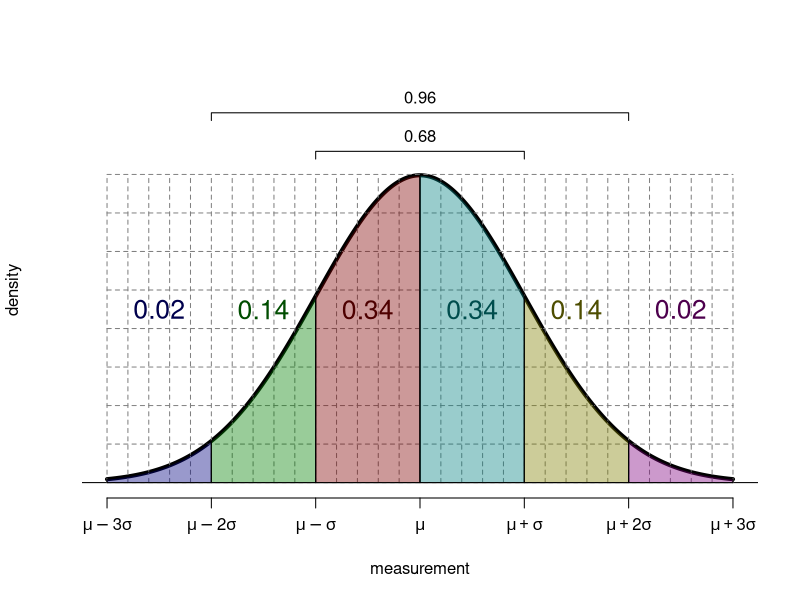
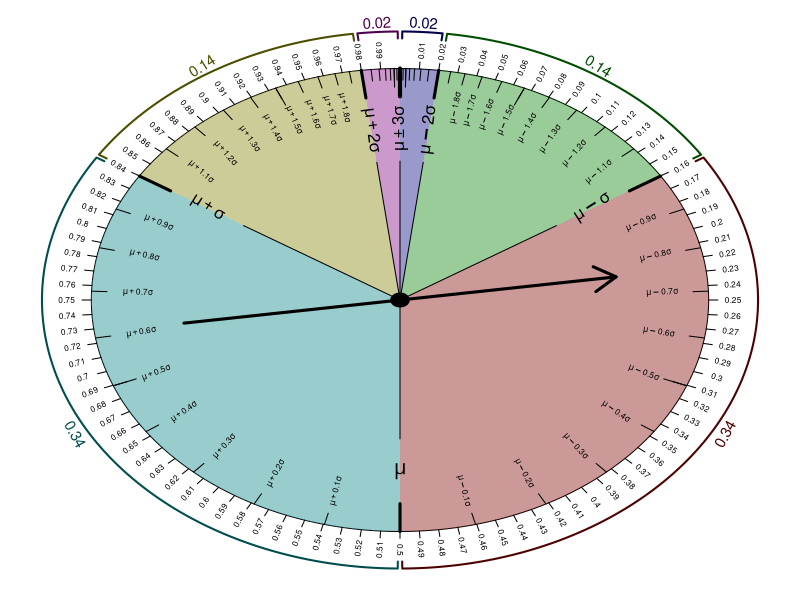
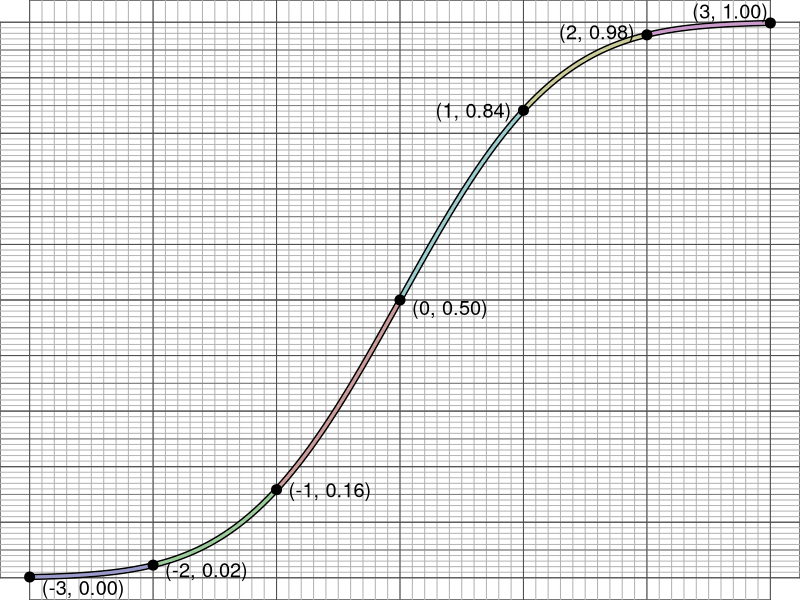
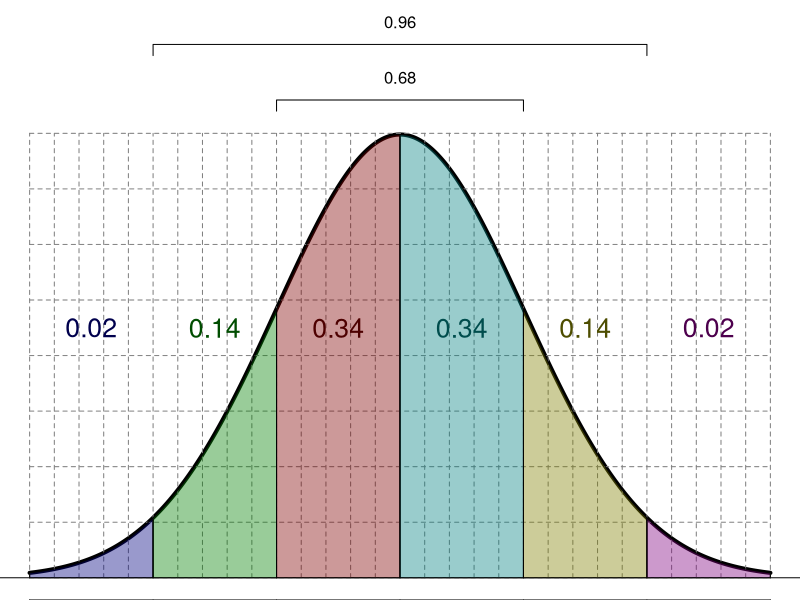
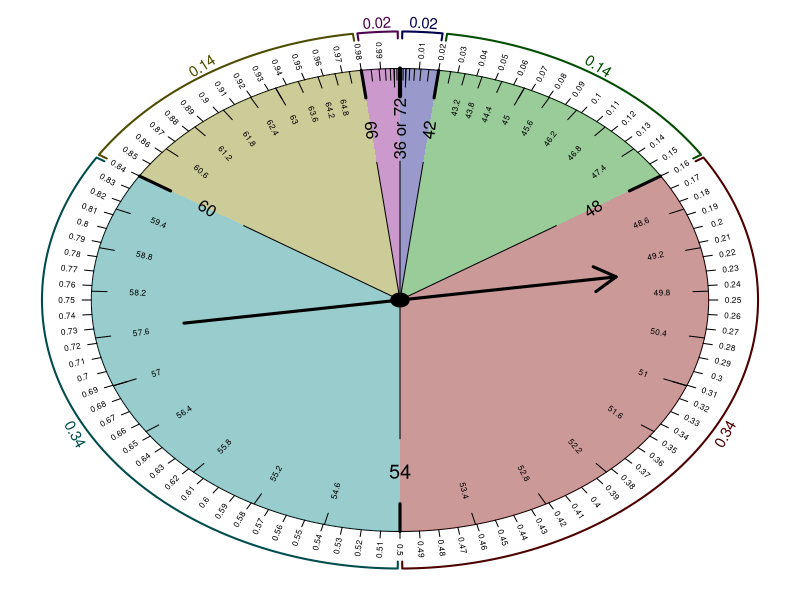
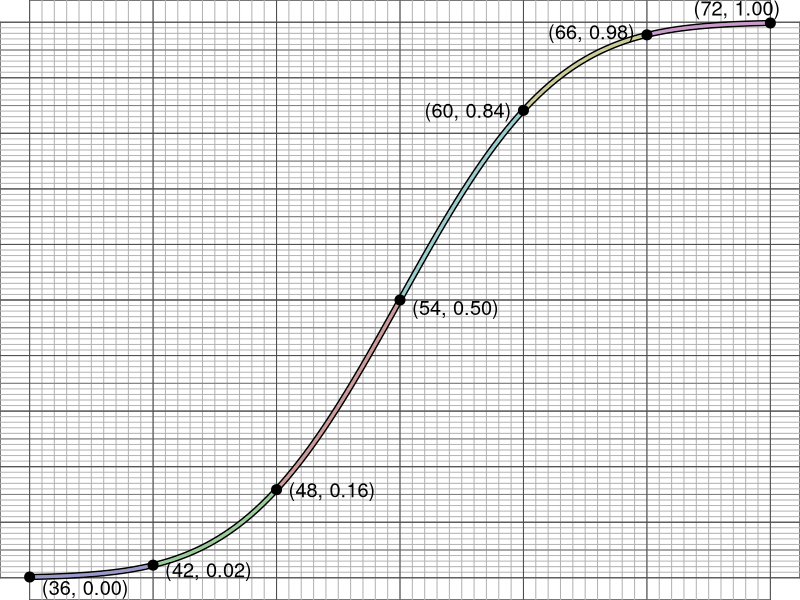
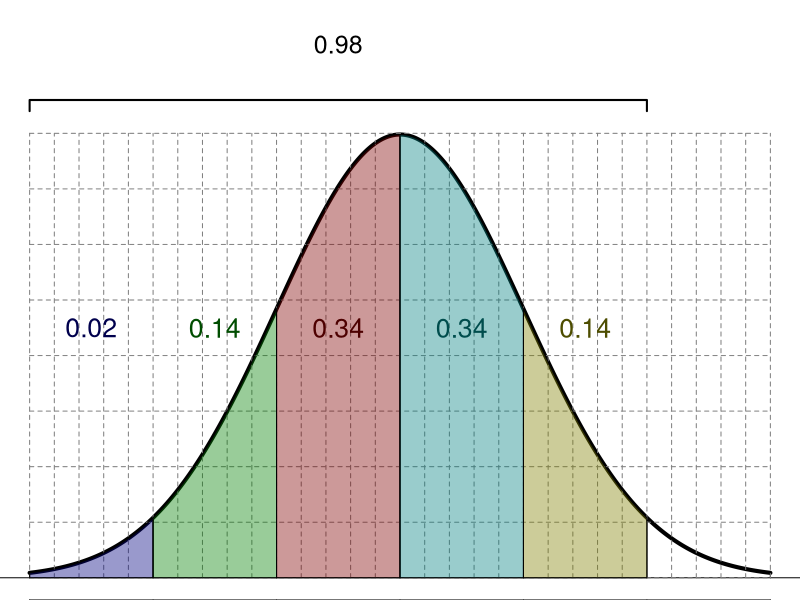
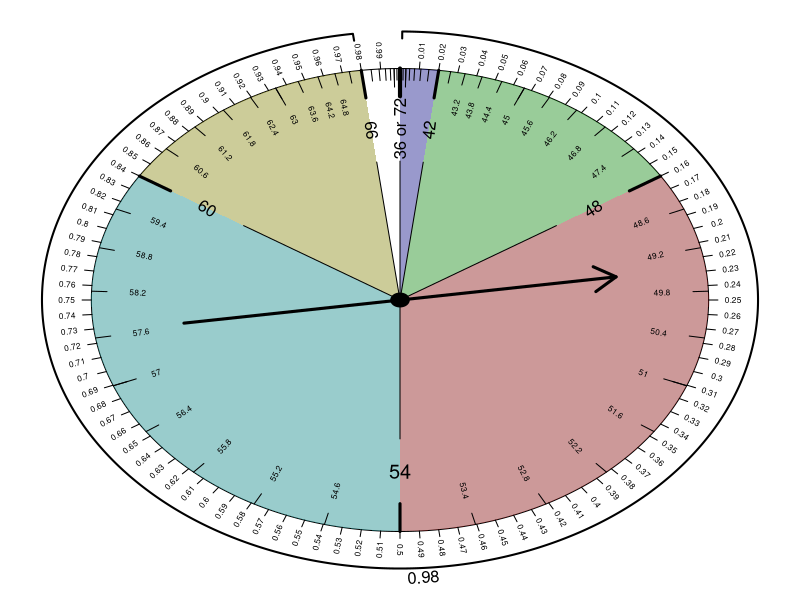

Source code (R) for these figures, in order:
## ---- chunk 1
zs = -3:3
ps = round(pnorm(zs),2)
mu = sample(30:70,1)
sig = sample(2:10,1)
zc = sample(-2:2,6,T)
zc[c(3,6)] = sample(1:2,2)
zc[c(1:2,4:5)] = sample(-2:2,4)
L = ps[zc+4]
R = 1-ps[zc+4]
C = 1-2*(1-ps[abs(zc)+4])

x = mu+sig*zc
## ---- chunk 2
z = seq(-3,3,0.01)
yl = seq(0,0.4,0.05)
zl = seq(-3,3,0.2)
plot(z,dnorm(z),type="l",axes=F,ylab="density",xlab="measurement",lwd=4,ylim=c(0,0.5))
axis(1,at=(-3):3,labels=c(expression(mu-3*sigma),expression(mu-2*sigma),expression(mu-sigma),
                          expression(mu),expression(mu+sigma),expression(mu+2*sigma),
                          expression(mu+3*sigma)))
abline(h=0)
for(z in (-3):3){
  lines(c(z,z),c(0,dnorm(z)))
}
for(z in zl){
  lines(c(z,z),c(0,0.4),lty=2,col=rgb(0.5,0.5,0.5))
}
for(y in yl){
  lines(c(-3,3),c(y,y),lty=2,col=rgb(0.5,0.5,0.5))
}
cols = c(rgb(0,0,0.5,0.4),rgb(0,0.5,0,0.4),rgb(0.5,0,0,0.4),rgb(0,0.5,0.5,0.4),rgb(0.5,0.5,0,0.4),rgb(0.5,0,0.5,0.4))
col2 = c(rgb(0,0,0.3),rgb(0,0.3,0),rgb(0.3,0,0),rgb(0,0.3,0.3),rgb(0.3,0.3,0),rgb(0.3,0,0.3))

for(i in (-3):2){
  zz = seq(i,i+1,0.01)
  polygon(c(i,zz,i+1),c(0,dnorm(zz),0),col=cols[i+4])
  text(i+0.5,0.225,round(pnorm(i+1)-pnorm(i),2),col=col2[i+4],cex=1.6)
}

lines(z,dnorm(z),lwd=4)

lines(c(-1,-1,1,1),c(0.42,0.43,0.43,0.42))
text(0,0.45,"0.68")
lines(c(-2,-2,2,2),c(0.47,0.48,0.48,0.47))
text(0,0.50,"0.96")
## ---- chunk 3
par(mar=c(0,0,0,0))
theta=seq(0,2*pi,length.out=1000)
plot(sin(theta),cos(theta),type="l",ann=F,axes=F,xlim=c(-1.2,1.2),ylim=c(-1.2,1.2))

pp = c(0,0.02,0.14,0.34,0.34,0.14,0.02)
pp2 = cumsum(pp)
for(i in 1:6){
  p1 = pp2[i]
  p2 = pp2[i+1]
  p = seq(p1,p2,0.001)
  polygon(c(0,sin(p*2*pi),0),c(0,cos(p*2*pi),0),col=cols[i],lty=0)
}

z = seq(-2,2,1)
y = 1.775*z*pi/6 + 0.1123*tan(z*pi/6) #distort the normal to match the 68-96-100 "rule"
p = pnorm(y)
texts = c(expression(mu-2*sigma),expression(mu-sigma),expression(mu),expression(mu+sigma),expression(mu+2*sigma))
for(i in 1:5){
  lines(c(0.88,1)*sin(2*pi*p[i]),c(0.88,1)*cos(2*pi*p[i]),lw=3)
  lines(c(0,0.6)*sin(2*pi*p[i]),c(0,0.6)*cos(2*pi*p[i]))
  if(i != 3){
  text(0.74*sin(2*pi*p[i]),0.74*cos(2*pi*p[i]),texts[i],srt=-90+(-2*p[i]*180)%%180)
  } else {
    text(0.74*sin(2*pi*p[i]),0.74*cos(2*pi*p[i]),texts[i],cex=1.2)
  }
}

lines(c(0,0),c(0.88,1),lwd=4)
lines(c(0,0),c(0,0.6))
text(0,0.74,expression(mu%+-%3*sigma),srt=90)

z = seq(-3,3,.5)
y = 1.775*z*pi/6 + 0.1123*tan(z*pi/6)
p = pnorm(y)
for(pp in p){
  lines(c(0.92,1)*sin(2*pi*pp),c(0.92,1)*cos(2*pi*pp))
}

z = seq(-3,3,.1)
y = 1.775*z*pi/6 + 0.1123*tan(z*pi/6)
p = pnorm(y)
for(i in 1:length(z)){
  lines(c(0.95,1)*sin(2*pi*p[i]),c(0.95,1)*cos(2*pi*p[i]))
  if(z[i]%%1 != 0 & p[i]<0.5 & p[i]>0.03){
    text(0.85*sin(2*pi*p[i]),0.85*cos(2*pi*p[i]),eval(substitute(expression(mu-zt*sigma),list(zt=abs(z[i])))),cex=0.5,srt=-90+(-2*p[i]*180)%%180)
  }
  if(z[i]%%1 != 0 & p[i]>0.5 & p[i]<0.97){
    text(0.85*sin(2*pi*p[i]),0.85*cos(2*pi*p[i]),eval(substitute(expression(mu+zt*sigma),list(zt=abs(z[i])))),cex=0.5,srt=-90+(-2*p[i]*180)%%180)
  }
}

for(pp in 1:99/100){
  lines(c(1,1.03)*sin(2*pi*pp),c(1,1.03)*cos(2*pi*pp))
  text(1.08*sin(2*pi*pp),1.08*cos(2*pi*pp),pp,cex=0.5,srt=-90+(-2*pp*180)%%180)
}

arrows(-0.7,-0.1,0.7,0.1,lwd=3)
polygon(0.03*sin(theta),0.03*cos(theta),col=rgb(0,0,0))

pp = c(0,0.02,0.14,0.34,0.34,0.14,0.02)
pp2 = cumsum(pp)
for(i in 1:6){
  p = (pp2[i]+pp2[i+1])/2
  text(1.2*sin(p*2*pi),1.2*cos(p*2*pi),pp[i+1],cex=0.9,col=col2[i],srt=-90+(90-2*p*180)%%180)
  a = pp2[i]+0.001
  b = pp2[i+1]-0.001
  p2 = seq(a,b,0.001)
  lines(c(1.13*sin(a*2*pi),1.16*sin(p2*2*pi),1.13*sin(b*2*pi)),
        c(1.13*cos(a*2*pi),1.16*cos(p2*2*pi),1.13*cos(b*2*pi)),
        col=col2[i],lwd=2)
}

## ---- chunk 4
z = seq(-3,3,length.out=1000)
p = pnorm(z)
plot(z,p,type="l",lwd=2,ylab="cumulative proportion",axes=F,ylim=c(0,1))
axis(1,at=seq(-3,3,1))
axis(3,at=seq(-3,3,1))
axis(2,at=seq(0,1,0.1))
axis(4,at=seq(0,1,0.1))
abline(v=seq(-3,3,.1),col=rgb(0.7,0.7,0.7))
abline(h=0:100/100,col=rgb(0.7,0.7,0.7))
abline(h=0:20/20,col=rgb(0.5,0.5,0.5))
abline(h=0:10/10,col=rgb(0.3,0.3,0.3))
abline(v=seq(-3,3,1),col=rgb(0.3,0.3,0.3))
lines(z,pnorm(z),lwd=6)
for(i in 1:6){
  z1 = -4+i
  z2 = -3+i
  z3 = seq(z1,z2,0.001)
  lines(z3,pnorm(z3),col=rgb(1,1,1),lwd=3)
  lines(z3,pnorm(z3),col=cols[i],lwd=3)
}

z = seq(-3,3,1)

adjx = c(0,0,0,0,1,1,0.9)
adjy = c(1.2,0.8,0.5,1,0.5,0.3,-0.3)

for(i in 1:7){
  points(z[i],pnorm(z[i]),pch=20,cex=2)
  text(z[i],pnorm(z[i]),sprintf("  (%d, %.2f)  ",z[i],pp2[i]),adj=c(adjx[i],adjy[i]),cex=1.2)
}

## ---- chunk 5
z = seq(-3,3,0.01)
yl = seq(0,0.4,0.05)
zl = seq(-3,3,0.2)
plot(z,dnorm(z),type="l",axes=F,ylab="density",xlab="measurement",lwd=4,ylim=c(0,0.5))
axis(1,at=(-3):3,labels=mu+(-3):3*sig)
abline(h=0)
for(z in (-3):3){
  lines(c(z,z),c(0,dnorm(z)))
}
for(z in zl){
  lines(c(z,z),c(0,0.4),lty=2,col=rgb(0.5,0.5,0.5))
}
for(y in yl){
  lines(c(-3,3),c(y,y),lty=2,col=rgb(0.5,0.5,0.5))
}
cols = c(rgb(0,0,0.5,0.4),rgb(0,0.5,0,0.4),rgb(0.5,0,0,0.4),rgb(0,0.5,0.5,0.4),rgb(0.5,0.5,0,0.4),rgb(0.5,0,0.5,0.4))
col2 = c(rgb(0,0,0.3),rgb(0,0.3,0),rgb(0.3,0,0),rgb(0,0.3,0.3),rgb(0.3,0.3,0),rgb(0.3,0,0.3))

for(i in (-3):2){
  zz = seq(i,i+1,0.01)
  polygon(c(i,zz,i+1),c(0,dnorm(zz),0),col=cols[i+4])
  text(i+0.5,0.225,round(pnorm(i+1)-pnorm(i),2),col=col2[i+4],cex=1.6)
}

lines(z,dnorm(z),lwd=4)

lines(c(-1,-1,1,1),c(0.42,0.43,0.43,0.42))
text(0,0.45,"0.68")
lines(c(-2,-2,2,2),c(0.47,0.48,0.48,0.47))
text(0,0.50,"0.96")
## ---- chunk 6
par(mar=c(0,0,0,0))
theta=seq(0,2*pi,length.out=1000)
plot(sin(theta),cos(theta),type="l",ann=F,axes=F,xlim=c(-1.2,1.2),ylim=c(-1.2,1.2))

pp = c(0,0.02,0.14,0.34,0.34,0.14,0.02)
pp2 = cumsum(pp)
for(i in 1:6){
  p1 = pp2[i]
  p2 = pp2[i+1]
  p = seq(p1,p2,0.001)
  polygon(c(0,sin(p*2*pi),0),c(0,cos(p*2*pi),0),col=cols[i],lty=0)
}

z = seq(-2,2,1)
y = 1.775*z*pi/6 + 0.1123*tan(z*pi/6) #distort the normal to match the 68-96-100 "rule"
p = pnorm(y)

for(i in 1:5){
  lines(c(0.88,1)*sin(2*pi*p[i]),c(0.88,1)*cos(2*pi*p[i]),lw=3)
  lines(c(0,0.6)*sin(2*pi*p[i]),c(0,0.6)*cos(2*pi*p[i]))
  if(i != 3){
  text(0.74*sin(2*pi*p[i]),0.74*cos(2*pi*p[i]),mu+(i-3)*sig,srt=-90+(-2*p[i]*180)%%180)
  } else {
    text(0.74*sin(2*pi*p[i]),0.74*cos(2*pi*p[i]),mu,cex=1.2)
  }
}

lines(c(0,0),c(0.88,1),lwd=4)
lines(c(0,0),c(0,0.6))
text(0,0.74,sprintf("%d or %d",mu-3*sig,mu+3*sig),srt=90)

z = seq(-3,3,.5)
y = 1.775*z*pi/6 + 0.1123*tan(z*pi/6)
p = pnorm(y)
for(pp in p){
  lines(c(0.92,1)*sin(2*pi*pp),c(0.92,1)*cos(2*pi*pp))
}

z = seq(-3,3,.1)
y = 1.775*z*pi/6 + 0.1123*tan(z*pi/6)
p = pnorm(y)
for(i in 1:length(z)){
  lines(c(0.95,1)*sin(2*pi*p[i]),c(0.95,1)*cos(2*pi*p[i]))
  if(z[i]%%1 != 0 & p[i]<0.5 & p[i]>0.03){
    text(0.85*sin(2*pi*p[i]),0.85*cos(2*pi*p[i]),mu-abs(z[i])*sig,cex=0.5,srt=-90+(-2*p[i]*180)%%180)
  }
  if(z[i]%%1 != 0 & p[i]>0.5 & p[i]<0.97){
    text(0.85*sin(2*pi*p[i]),0.85*cos(2*pi*p[i]),mu+abs(z[i])*sig,cex=0.5,srt=-90+(-2*p[i]*180)%%180)
  }
}

for(pp in 1:99/100){
  lines(c(1,1.03)*sin(2*pi*pp),c(1,1.03)*cos(2*pi*pp))
  text(1.08*sin(2*pi*pp),1.08*cos(2*pi*pp),pp,cex=0.5,srt=-90+(-2*pp*180)%%180)
}

arrows(-0.7,-0.1,0.7,0.1,lwd=3)
polygon(0.03*sin(theta),0.03*cos(theta),col=rgb(0,0,0))

pp = c(0,0.02,0.14,0.34,0.34,0.14,0.02)
pp2 = cumsum(pp)
for(i in 1:6){
  p = (pp2[i]+pp2[i+1])/2
  text(1.2*sin(p*2*pi),1.2*cos(p*2*pi),pp[i+1],cex=0.9,col=col2[i],srt=-90+(90-2*p*180)%%180)
  a = pp2[i]+0.001
  b = pp2[i+1]-0.001
  p2 = seq(a,b,0.001)
  lines(c(1.13*sin(a*2*pi),1.16*sin(p2*2*pi),1.13*sin(b*2*pi)),
        c(1.13*cos(a*2*pi),1.16*cos(p2*2*pi),1.13*cos(b*2*pi)),
        col=col2[i],lwd=2)
}

## ---- chunk 7
z = seq(-3,3,length.out=1000)
p = pnorm(z)
plot(z,p,type="l",lwd=2,ylab="cumulative proportion",xlab="measurement",axes=F,ylim=c(0,1))
axis(1,at=-3:3,labels=mu+(-3):3*sig)
axis(3,at=-3:3,labels=mu+(-3):3*sig)
axis(2,at=seq(0,1,0.1))
axis(4,at=seq(0,1,0.1))
abline(v=seq(-3,3,.1),col=rgb(0.7,0.7,0.7))
abline(h=0:100/100,col=rgb(0.7,0.7,0.7))
abline(h=0:20/20,col=rgb(0.5,0.5,0.5))
abline(h=0:10/10,col=rgb(0.3,0.3,0.3))
abline(v=seq(-3,3,1),col=rgb(0.3,0.3,0.3))
lines(z,pnorm(z),lwd=6)
for(i in 1:6){
  z1 = -4+i
  z2 = -3+i
  z3 = seq(z1,z2,0.001)
  lines(z3,pnorm(z3),col=rgb(1,1,1),lwd=3)
  lines(z3,pnorm(z3),col=cols[i],lwd=3)
}

z = seq(-3,3,1)

adjx = c(0,0,0,0,1,1,0.8)
adjy = c(1.2,0.8,0.5,1,0.5,0.3,-0.5)

for(i in 1:7){
  points(z[i],pnorm(z[i]),pch=20,cex=2)
  text(z[i],pnorm(z[i]),sprintf("  (%d, %.2f)  ",(mu+(-3):3*sig)[i],pp2[i]),adj=c(adjx[i],adjy[i]),cex=1.2)
}

## ---- chunk 8
z = seq(-3,3,0.01)
yl = seq(0,0.4,0.05)
zl = seq(-3,3,0.2)
plot(z,dnorm(z),type="l",axes=F,ylab="density",xlab="measurement",lwd=4,ylim=c(0,0.5))
axis(1,at=(-3):3,labels=mu+(-3):3*sig)
abline(h=0)
for(z in (-3):3){
  lines(c(z,z),c(0,dnorm(z)))
}
for(z in zl){
  lines(c(z,z),c(0,0.4),lty=2,col=rgb(0.5,0.5,0.5))
}
for(y in yl){
  lines(c(-3,3),c(y,y),lty=2,col=rgb(0.5,0.5,0.5))
}
cols = c(rgb(0,0,0.5,0.4),rgb(0,0.5,0,0.4),rgb(0.5,0,0,0.4),rgb(0,0.5,0.5,0.4),rgb(0.5,0.5,0,0.4),rgb(0.5,0,0.5,0.4))
col2 = c(rgb(0,0,0.3),rgb(0,0.3,0),rgb(0.3,0,0),rgb(0,0.3,0.3),rgb(0.3,0.3,0),rgb(0.3,0,0.3))

for(i in (-3):(zc[1]-1)){
  zz = seq(i,i+1,0.01)
  polygon(c(i,zz,i+1),c(0,dnorm(zz),0),col=cols[i+4])
  text(i+0.5,0.225,round(pnorm(i+1)-pnorm(i),2),col=col2[i+4],cex=1.6)
}

lines(z,dnorm(z),lwd=4)

lines(c(-3,-3,zc[1],zc[1]),c(0.42,0.43,0.43,0.42),lwd=2)
text((-3+zc[1])/2,0.48,L[1],cex=1.5)
## ---- chunk 9
par(mar=c(0,0,0,0))
theta=seq(0,2*pi,length.out=1000)
plot(sin(theta),cos(theta),type="l",ann=F,axes=F,xlim=c(-1.2,1.2),ylim=c(-1.2,1.2))

pp = c(0,0.02,0.14,0.34,0.34,0.14,0.02)
pp2 = cumsum(pp)
for(i in 1:(zc[1]+3)){
  p1 = pp2[i]
  p2 = pp2[i+1]
  p = seq(p1,p2,0.001)
  polygon(c(0,sin(p*2*pi),0),c(0,cos(p*2*pi),0),col=cols[i],lty=0)
}

z = seq(-2,2,1)
y = 1.775*z*pi/6 + 0.1123*tan(z*pi/6) #distort the normal to match the 68-96-100 "rule"
p = pnorm(y)

for(i in 1:5){
  lines(c(0.88,1)*sin(2*pi*p[i]),c(0.88,1)*cos(2*pi*p[i]),lw=3)
  lines(c(0,0.6)*sin(2*pi*p[i]),c(0,0.6)*cos(2*pi*p[i]))
  if(i != 3){
  text(0.74*sin(2*pi*p[i]),0.74*cos(2*pi*p[i]),mu+(i-3)*sig,srt=-90+(-2*p[i]*180)%%180)
  } else {
    text(0.74*sin(2*pi*p[i]),0.74*cos(2*pi*p[i]),mu,cex=1.2)
  }
}

lines(c(0,0),c(0.88,1),lwd=4)
lines(c(0,0),c(0,0.6))
text(0,0.74,sprintf("%d or %d",mu-3*sig,mu+3*sig),srt=90)

z = seq(-3,3,.5)
y = 1.775*z*pi/6 + 0.1123*tan(z*pi/6)
p = pnorm(y)
for(pp in p){
  lines(c(0.92,1)*sin(2*pi*pp),c(0.92,1)*cos(2*pi*pp))
}

z = seq(-3,3,.1)
y = 1.775*z*pi/6 + 0.1123*tan(z*pi/6)
p = pnorm(y)
for(i in 1:length(z)){
  lines(c(0.95,1)*sin(2*pi*p[i]),c(0.95,1)*cos(2*pi*p[i]))
  if(z[i]%%1 != 0 & p[i]<0.5 & p[i]>0.03){
    text(0.85*sin(2*pi*p[i]),0.85*cos(2*pi*p[i]),mu-abs(z[i])*sig,cex=0.5,srt=-90+(-2*p[i]*180)%%180)
  }
  if(z[i]%%1 != 0 & p[i]>0.5 & p[i]<0.97){
    text(0.85*sin(2*pi*p[i]),0.85*cos(2*pi*p[i]),mu+abs(z[i])*sig,cex=0.5,srt=-90+(-2*p[i]*180)%%180)
  }
}

for(pp in 1:99/100){
  lines(c(1,1.03)*sin(2*pi*pp),c(1,1.03)*cos(2*pi*pp))
  text(1.08*sin(2*pi*pp),1.08*cos(2*pi*pp),pp,cex=0.5,srt=-90+(-2*pp*180)%%180)
}

arrows(-0.7,-0.1,0.7,0.1,lwd=3)
polygon(0.03*sin(theta),0.03*cos(theta),col=rgb(0,0,0))

pp = c(0,0.02,0.14,0.34,0.34,0.14,0.02)
pp2 = cumsum(pp)
p = L[1]/2
text(1.2*sin(p*2*pi),1.2*cos(p*2*pi),L[1],cex=1,srt=-90+(90-2*p*180)%%180)
a = 0+0.001
b = L[1]-0.001
p2 = seq(a,b,0.001)
lines(c(1.13*sin(a*2*pi),1.16*sin(p2*2*pi),1.13*sin(b*2*pi)),
      c(1.13*cos(a*2*pi),1.16*cos(p2*2*pi),1.13*cos(b*2*pi)),lwd=2)
## ---- chunk 10
z = seq(-3,3,length.out=1000)
p = pnorm(z)
plot(z,p,type="l",lwd=2,ylab="cumulative proportion",xlab="measurement",axes=F,ylim=c(0,1),xlim=c(-3.8,3.8))
axis(1,at=-3:3,labels=mu+(-3):3*sig)
axis(3,at=-3:3,labels=mu+(-3):3*sig)
axis(2,at=seq(0,1,0.1))
axis(4,at=seq(0,1,0.1))
abline(v=seq(-3,3,.1),col=rgb(0.7,0.7,0.7))
abline(h=0:100/100,col=rgb(0.7,0.7,0.7))
abline(h=0:20/20,col=rgb(0.5,0.5,0.5))
abline(h=0:10/10,col=rgb(0.3,0.3,0.3))
abline(v=seq(-3,3,1),col=rgb(0.3,0.3,0.3))
lines(z,pnorm(z),lwd=6)
for(i in 1:6){
  z1 = -4+i
  z2 = -3+i
  z3 = seq(z1,z2,0.001)
  lines(z3,pnorm(z3),col=rgb(1,1,1),lwd=3)
  lines(z3,pnorm(z3),col=cols[i],lwd=3)
}

z = seq(-3,3,1)

adjx = c(0,0,0,0,1,1,0.8)
adjy = c(1.2,0.8,0.5,1,0.5,0.3,-0.5)

for(i in 1:7){
  points(z[i],pnorm(z[i]),pch=20,cex=2)
}

lines(-c(3.2,3.4,3.3,3.3,3.2,3.4),c(rep(0,3),rep(L[1],3)),col=rgb(0,0.3,0),lwd=3)
lines(c(3.2,3.4,3.3,3.3,3.2,3.4),c(rep(0,3),rep(L[1],3)),col=rgb(0,0.3,0),lwd=3)
text(-3.7,L[1]/2,L[1],col=rgb(0,0.3,0),cex=0.8)
text(3.7,L[1]/2,L[1],col=rgb(0,0.3,0),cex=0.8)
lines(c(rep(-3,3),rep(zc[1],3)),-c(0.01,0.03,0.02,0.02,0.01,0.03),col=rgb(0,0.3,0),lwd=3)
lines(c(rep(-3,3),rep(zc[1],3)),c(1.01,1.03,1.02,1.02,1.01,1.03),col=rgb(0,0.3,0),lwd=3)
points(zc[1],pnorm(zc[1]),pch=20)
text(zc[1],pnorm(zc[1]),sprintf("  (%d, %.2f)  ",mu+zc[1]*sig,L[1]),adj=1*(L[1]>0.5))

## ---- chunk 11
z = seq(-3,3,0.01)
yl = seq(0,0.4,0.05)
zl = seq(-3,3,0.2)
plot(z,dnorm(z),type="l",axes=F,ylab="density",xlab="measurement",lwd=4,ylim=c(0,0.5))
axis(1,at=(-3):3,labels=mu+(-3):3*sig)
abline(h=0)
for(z in (-3):3){
  lines(c(z,z),c(0,dnorm(z)))
}
for(z in zl){
  lines(c(z,z),c(0,0.4),lty=2,col=rgb(0.5,0.5,0.5))
}
for(y in yl){
  lines(c(-3,3),c(y,y),lty=2,col=rgb(0.5,0.5,0.5))
}
cols = c(rgb(0,0,0.5,0.4),rgb(0,0.5,0,0.4),rgb(0.5,0,0,0.4),rgb(0,0.5,0.5,0.4),rgb(0.5,0.5,0,0.4),rgb(0.5,0,0.5,0.4))
col2 = c(rgb(0,0,0.3),rgb(0,0.3,0),rgb(0.3,0,0),rgb(0,0.3,0.3),rgb(0.3,0.3,0),rgb(0.3,0,0.3))

for(i in (zc[2]):2){
  zz = seq(i,i+1,0.01)
  polygon(c(i,zz,i+1),c(0,dnorm(zz),0),col=cols[i+4])
  text(i+0.5,0.225,round(pnorm(i+1)-pnorm(i),2),col=col2[i+4],cex=1.6)
}

lines(z,dnorm(z),lwd=4)

lines(c(zc[2],zc[2],3,3),c(0.42,0.43,0.43,0.42),lwd=2)
text((3+zc[2])/2,0.48,R[2],cex=1.5)
## ---- chunk 12
par(mar=c(0,0,0,0))
theta=seq(0,2*pi,length.out=1000)
plot(sin(theta),cos(theta),type="l",ann=F,axes=F,xlim=c(-1.2,1.2),ylim=c(-1.2,1.2))

pp = c(0,0.02,0.14,0.34,0.34,0.14,0.02)
pp2 = cumsum(pp)
for(i in (zc[2]+4):6){
  p1 = pp2[i]
  p2 = pp2[i+1]
  p = seq(p1,p2,0.001)
  polygon(c(0,sin(p*2*pi),0),c(0,cos(p*2*pi),0),col=cols[i],lty=0)
}

z = seq(-2,2,1)
y = 1.775*z*pi/6 + 0.1123*tan(z*pi/6) #distort the normal to match the 68-96-100 "rule"
p = pnorm(y)

for(i in 1:5){
  lines(c(0.88,1)*sin(2*pi*p[i]),c(0.88,1)*cos(2*pi*p[i]),lw=3)
  lines(c(0,0.6)*sin(2*pi*p[i]),c(0,0.6)*cos(2*pi*p[i]))
  if(i != 3){
  text(0.74*sin(2*pi*p[i]),0.74*cos(2*pi*p[i]),mu+(i-3)*sig,srt=-90+(-2*p[i]*180)%%180)
  } else {
    text(0.74*sin(2*pi*p[i]),0.74*cos(2*pi*p[i]),mu,cex=1.2)
  }
}

lines(c(0,0),c(0.88,1),lwd=4)
lines(c(0,0),c(0,0.6))
text(0,0.74,sprintf("%d or %d",mu-3*sig,mu+3*sig),srt=90)

z = seq(-3,3,.5)
y = 1.775*z*pi/6 + 0.1123*tan(z*pi/6)
p = pnorm(y)
for(pp in p){
  lines(c(0.92,1)*sin(2*pi*pp),c(0.92,1)*cos(2*pi*pp))
}

z = seq(-3,3,.1)
y = 1.775*z*pi/6 + 0.1123*tan(z*pi/6)
p = pnorm(y)
for(i in 1:length(z)){
  lines(c(0.95,1)*sin(2*pi*p[i]),c(0.95,1)*cos(2*pi*p[i]))
  if(z[i]%%1 != 0 & p[i]<0.5 & p[i]>0.03){
    text(0.85*sin(2*pi*p[i]),0.85*cos(2*pi*p[i]),mu-abs(z[i])*sig,cex=0.5,srt=-90+(-2*p[i]*180)%%180)
  }
  if(z[i]%%1 != 0 & p[i]>0.5 & p[i]<0.97){
    text(0.85*sin(2*pi*p[i]),0.85*cos(2*pi*p[i]),mu+abs(z[i])*sig,cex=0.5,srt=-90+(-2*p[i]*180)%%180)
  }
}

for(pp in 1:99/100){
  lines(c(1,1.03)*sin(2*pi*pp),c(1,1.03)*cos(2*pi*pp))
  text(1.08*sin(2*pi*pp),1.08*cos(2*pi*pp),pp,cex=0.5,srt=-90+(-2*pp*180)%%180)
}

arrows(-0.7,-0.1,0.7,0.1,lwd=3)
polygon(0.03*sin(theta),0.03*cos(theta),col=rgb(0,0,0))

pp = c(0,0.02,0.14,0.34,0.34,0.14,0.02)
pp2 = cumsum(pp)
p = 1-R[2]/2
text(1.2*sin(p*2*pi),1.2*cos(p*2*pi),R[2],cex=1,srt=-90+(90-2*p*180)%%180)
a = 1-R[2]+0.001
b = 1-0.001
p2 = seq(a,b,0.001)
lines(c(1.13*sin(a*2*pi),1.16*sin(p2*2*pi),1.13*sin(b*2*pi)),
      c(1.13*cos(a*2*pi),1.16*cos(p2*2*pi),1.13*cos(b*2*pi)),lwd=2)
## ---- chunk 13
z = seq(-3,3,length.out=1000)
p = pnorm(z)
plot(z,p,type="l",lwd=2,ylab="cumulative proportion",xlab="measurement",axes=F,ylim=c(0,1),xlim=c(-3.8,3.8))
axis(1,at=-3:3,labels=mu+(-3):3*sig)
axis(3,at=-3:3,labels=mu+(-3):3*sig)
axis(2,at=seq(0,1,0.1))
axis(4,at=seq(0,1,0.1))
abline(v=seq(-3,3,.1),col=rgb(0.7,0.7,0.7))
abline(h=0:100/100,col=rgb(0.7,0.7,0.7))
abline(h=0:20/20,col=rgb(0.5,0.5,0.5))
abline(h=0:10/10,col=rgb(0.3,0.3,0.3))
abline(v=seq(-3,3,1),col=rgb(0.3,0.3,0.3))
lines(z,pnorm(z),lwd=6)
for(i in 1:6){
  z1 = -4+i
  z2 = -3+i
  z3 = seq(z1,z2,0.001)
  lines(z3,pnorm(z3),col=rgb(1,1,1),lwd=3)
  lines(z3,pnorm(z3),col=cols[i],lwd=3)
}

z = seq(-3,3,1)

adjx = c(0,0,0,0,1,1,0.8)
adjy = c(1.2,0.8,0.5,1,0.5,0.3,-0.5)

for(i in 1:7){
  points(z[i],pnorm(z[i]),pch=20,cex=2)
}

lines(-c(3.2,3.4,3.3,3.3,3.2,3.4),c(rep(L[2],3),rep(1,3)),col=rgb(0,0.3,0),lwd=3)
lines(c(3.2,3.4,3.3,3.3,3.2,3.4),c(rep(L[2],3),rep(1,3)),col=rgb(0,0.3,0),lwd=3)
text(-3.7,1-R[2]/2,R[2],col=rgb(0,0.3,0),cex=0.8)
text(3.7,1-R[2]/2,R[2],col=rgb(0,0.3,0),cex=0.8)
lines(c(rep(zc[2],3),rep(3,3)),-c(0.01,0.03,0.02,0.02,0.01,0.03),col=rgb(0,0.3,0),lwd=3)
lines(c(rep(zc[2],3),rep(3,3)),c(1.01,1.03,1.02,1.02,1.01,1.03),col=rgb(0,0.3,0),lwd=3)
points(zc[2],pnorm(zc[2]),pch=20)
text(zc[2],pnorm(zc[2]),sprintf("  (%d, %.2f)  ",mu+zc[2]*sig,L[2]),adj=1*(L[2]>0.5))

## ---- chunk 14
z = seq(-3,3,0.01)
yl = seq(0,0.4,0.05)
zl = seq(-3,3,0.2)
plot(z,dnorm(z),type="l",axes=F,ylab="density",xlab="measurement",lwd=4,ylim=c(0,0.5))
axis(1,at=(-3):3,labels=mu+(-3):3*sig)
abline(h=0)
for(z in (-3):3){
  lines(c(z,z),c(0,dnorm(z)))
}
for(z in zl){
  lines(c(z,z),c(0,0.4),lty=2,col=rgb(0.5,0.5,0.5))
}
for(y in yl){
  lines(c(-3,3),c(y,y),lty=2,col=rgb(0.5,0.5,0.5))
}
cols = c(rgb(0,0,0.5,0.4),rgb(0,0.5,0,0.4),rgb(0.5,0,0,0.4),rgb(0,0.5,0.5,0.4),rgb(0.5,0.5,0,0.4),rgb(0.5,0,0.5,0.4))
col2 = c(rgb(0,0,0.3),rgb(0,0.3,0),rgb(0.3,0,0),rgb(0,0.3,0.3),rgb(0.3,0.3,0),rgb(0.3,0,0.3))

for(i in (-zc[3]):(zc[3]-1)){
  zz = seq(i,i+1,0.01)
  polygon(c(i,zz,i+1),c(0,dnorm(zz),0),col=cols[i+4])
  text(i+0.5,0.225,round(pnorm(i+1)-pnorm(i),2),col=col2[i+4],cex=1.6)
}

lines(z,dnorm(z),lwd=4)

lines(c(-zc[3],-zc[3],zc[3],zc[3]),c(0.42,0.43,0.43,0.42),lwd=2)
text(0,0.48,C[3],cex=1.5)
## ---- chunk 15
par(mar=c(0,0,0,0))
theta=seq(0,2*pi,length.out=1000)
plot(sin(theta),cos(theta),type="l",ann=F,axes=F,xlim=c(-1.2,1.2),ylim=c(-1.2,1.2))

pp = c(0,0.02,0.14,0.34,0.34,0.14,0.02)
pp2 = cumsum(pp)
for(i in (-zc[3]+4):(zc[3]+3)){
  p1 = pp2[i]
  p2 = pp2[i+1]
  p = seq(p1,p2,0.001)
  polygon(c(0,sin(p*2*pi),0),c(0,cos(p*2*pi),0),col=cols[i],lty=0)
}

z = seq(-2,2,1)
y = 1.775*z*pi/6 + 0.1123*tan(z*pi/6) #distort the normal to match the 68-96-100 "rule"
p = pnorm(y)

for(i in 1:5){
  lines(c(0.88,1)*sin(2*pi*p[i]),c(0.88,1)*cos(2*pi*p[i]),lw=3)
  lines(c(0,0.6)*sin(2*pi*p[i]),c(0,0.6)*cos(2*pi*p[i]))
  if(i != 3){
  text(0.74*sin(2*pi*p[i]),0.74*cos(2*pi*p[i]),mu+(i-3)*sig,srt=-90+(-2*p[i]*180)%%180)
  } else {
    text(0.74*sin(2*pi*p[i]),0.74*cos(2*pi*p[i]),mu,cex=1.2)
  }
}

lines(c(0,0),c(0.88,1),lwd=4)
lines(c(0,0),c(0,0.6))
text(0,0.74,sprintf("%d or %d",mu-3*sig,mu+3*sig),srt=90)

z = seq(-3,3,.5)
y = 1.775*z*pi/6 + 0.1123*tan(z*pi/6)
p = pnorm(y)
for(pp in p){
  lines(c(0.92,1)*sin(2*pi*pp),c(0.92,1)*cos(2*pi*pp))
}

z = seq(-3,3,.1)
y = 1.775*z*pi/6 + 0.1123*tan(z*pi/6)
p = pnorm(y)
for(i in 1:length(z)){
  lines(c(0.95,1)*sin(2*pi*p[i]),c(0.95,1)*cos(2*pi*p[i]))
  if(z[i]%%1 != 0 & p[i]<0.5 & p[i]>0.03){
    text(0.85*sin(2*pi*p[i]),0.85*cos(2*pi*p[i]),mu-abs(z[i])*sig,cex=0.5,srt=-90+(-2*p[i]*180)%%180)
  }
  if(z[i]%%1 != 0 & p[i]>0.5 & p[i]<0.97){
    text(0.85*sin(2*pi*p[i]),0.85*cos(2*pi*p[i]),mu+abs(z[i])*sig,cex=0.5,srt=-90+(-2*p[i]*180)%%180)
  }
}

for(pp in 1:99/100){
  lines(c(1,1.03)*sin(2*pi*pp),c(1,1.03)*cos(2*pi*pp))
  text(1.08*sin(2*pi*pp),1.08*cos(2*pi*pp),pp,cex=0.5,srt=-90+(-2*pp*180)%%180)
}

arrows(-0.7,-0.1,0.7,0.1,lwd=3)
polygon(0.03*sin(theta),0.03*cos(theta),col=rgb(0,0,0))

pp = c(0,0.02,0.14,0.34,0.34,0.14,0.02)
pp2 = cumsum(pp)
p = 0.5
text(1.2*sin(p*2*pi),1.2*cos(p*2*pi),C[3],cex=1,srt=-90+(90-2*p*180)%%180)
a = 0.5-C[3]/2+0.001
b = 0.5+C[3]/2-0.001
p2 = seq(a,b,0.001)
lines(c(1.13*sin(a*2*pi),1.16*sin(p2*2*pi),1.13*sin(b*2*pi)),
      c(1.13*cos(a*2*pi),1.16*cos(p2*2*pi),1.13*cos(b*2*pi)),lwd=2)
## ---- chunk 16
z = seq(-3,3,length.out=1000)
p = pnorm(z)
plot(z,p,type="l",lwd=2,ylab="cumulative proportion",xlab="measurement",axes=F,ylim=c(0,1),xlim=c(-3.8,3.8))
axis(1,at=-3:3,labels=mu+(-3):3*sig)
axis(3,at=-3:3,labels=mu+(-3):3*sig)
axis(2,at=seq(0,1,0.1))
axis(4,at=seq(0,1,0.1))
abline(v=seq(-3,3,.1),col=rgb(0.7,0.7,0.7))
abline(h=0:100/100,col=rgb(0.7,0.7,0.7))
abline(h=0:20/20,col=rgb(0.5,0.5,0.5))
abline(h=0:10/10,col=rgb(0.3,0.3,0.3))
abline(v=seq(-3,3,1),col=rgb(0.3,0.3,0.3))
lines(z,pnorm(z),lwd=6)
for(i in 1:6){
  z1 = -4+i
  z2 = -3+i
  z3 = seq(z1,z2,0.001)
  lines(z3,pnorm(z3),col=rgb(1,1,1),lwd=3)
  lines(z3,pnorm(z3),col=cols[i],lwd=3)
}

z = seq(-3,3,1)

adjx = c(0,0,0,0,1,1,0.8)
adjy = c(1.2,0.8,0.5,1,0.5,0.3,-0.5)

for(i in 1:7){
  points(z[i],pnorm(z[i]),pch=20,cex=2)
}

lines(-c(3.2,3.4,3.3,3.3,3.2,3.4),c(rep(R[3],3),rep(L[3],3)),col=rgb(0,0.3,0),lwd=3)
lines(c(3.2,3.4,3.3,3.3,3.2,3.4),c(rep(R[3],3),rep(L[3],3)),col=rgb(0,0.3,0),lwd=3)
text(-3.7,0.52,C[3],col=rgb(0,0.3,0),cex=0.9)
text(3.7,0.52,C[3],col=rgb(0,0.3,0),cex=0.9)
lines(c(rep(-zc[3],3),rep(zc[3],3)),-c(0.01,0.03,0.02,0.02,0.01,0.03),col=rgb(0,0.3,0),lwd=3)
lines(c(rep(-zc[3],3),rep(zc[3],3)),c(1.01,1.03,1.02,1.02,1.01,1.03),col=rgb(0,0.3,0),lwd=3)
points(zc[3],pnorm(zc[3]),pch=20)
points(-zc[3],pnorm(-zc[3]),pch=20)
text(-zc[3],-pnorm(zc[3]),sprintf("  (%d, %.2f)  ",mu-zc[3]*sig,R[3]),adj=1*(R[3]>0.5))
text(zc[3],pnorm(zc[3]),sprintf("  (%d, %.2f)  ",mu+zc[3]*sig,L[3]),adj=1*(L[3]>0.5))
## ---- chunk 17
z = seq(-3,3,0.01)
yl = seq(0,0.4,0.05)
zl = seq(-3,3,0.2)
plot(z,dnorm(z),type="l",axes=F,ylab="density",xlab="measurement",lwd=4,ylim=c(0,0.5))
axis(1,at=(-3):3,labels=mu+(-3):3*sig)
abline(h=0)
for(z in (-3):3){
  lines(c(z,z),c(0,dnorm(z)))
}
for(z in zl){
  lines(c(z,z),c(0,0.4),lty=2,col=rgb(0.5,0.5,0.5))
}
for(y in yl){
  lines(c(-3,3),c(y,y),lty=2,col=rgb(0.5,0.5,0.5))
}
cols = c(rgb(0,0,0.5,0.4),rgb(0,0.5,0,0.4),rgb(0.5,0,0,0.4),rgb(0,0.5,0.5,0.4),rgb(0.5,0.5,0,0.4),rgb(0.5,0,0.5,0.4))
col2 = c(rgb(0,0,0.3),rgb(0,0.3,0),rgb(0.3,0,0),rgb(0,0.3,0.3),rgb(0.3,0.3,0),rgb(0.3,0,0.3))

for(i in (-3):(zc[4]-1)){
  zz = seq(i,i+1,0.01)
  polygon(c(i,zz,i+1),c(0,dnorm(zz),0),col=cols[i+4])
  text(i+0.5,0.225,round(pnorm(i+1)-pnorm(i),2),col=col2[i+4],cex=1.6)
}

lines(z,dnorm(z),lwd=4)

lines(c(-3,-3,zc[4],zc[4]),c(0.42,0.43,0.43,0.42),lwd=2)
text((-3+zc[4])/2,0.48,L[4],cex=1.5)
## ---- chunk 18
par(mar=c(0,0,0,0))
theta=seq(0,2*pi,length.out=1000)
plot(sin(theta),cos(theta),type="l",ann=F,axes=F,xlim=c(-1.2,1.2),ylim=c(-1.2,1.2))

pp = c(0,0.02,0.14,0.34,0.34,0.14,0.02)
pp2 = cumsum(pp)
for(i in 1:(zc[4]+3)){
  p1 = pp2[i]
  p2 = pp2[i+1]
  p = seq(p1,p2,0.001)
  polygon(c(0,sin(p*2*pi),0),c(0,cos(p*2*pi),0),col=cols[i],lty=0)
}

z = seq(-2,2,1)
y = 1.775*z*pi/6 + 0.1123*tan(z*pi/6) #distort the normal to match the 68-96-100 "rule"
p = pnorm(y)

for(i in 1:5){
  lines(c(0.88,1)*sin(2*pi*p[i]),c(0.88,1)*cos(2*pi*p[i]),lw=3)
  lines(c(0,0.6)*sin(2*pi*p[i]),c(0,0.6)*cos(2*pi*p[i]))
  if(i != 3){
  text(0.74*sin(2*pi*p[i]),0.74*cos(2*pi*p[i]),mu+(i-3)*sig,srt=-90+(-2*p[i]*180)%%180)
  } else {
    text(0.74*sin(2*pi*p[i]),0.74*cos(2*pi*p[i]),mu,cex=1.2)
  }
}

lines(c(0,0),c(0.88,1),lwd=4)
lines(c(0,0),c(0,0.6))
text(0,0.74,sprintf("%d or %d",mu-3*sig,mu+3*sig),srt=90)

z = seq(-3,3,.5)
y = 1.775*z*pi/6 + 0.1123*tan(z*pi/6)
p = pnorm(y)
for(pp in p){
  lines(c(0.92,1)*sin(2*pi*pp),c(0.92,1)*cos(2*pi*pp))
}

z = seq(-3,3,.1)
y = 1.775*z*pi/6 + 0.1123*tan(z*pi/6)
p = pnorm(y)
for(i in 1:length(z)){
  lines(c(0.95,1)*sin(2*pi*p[i]),c(0.95,1)*cos(2*pi*p[i]))
  if(z[i]%%1 != 0 & p[i]<0.5 & p[i]>0.03){
    text(0.85*sin(2*pi*p[i]),0.85*cos(2*pi*p[i]),mu-abs(z[i])*sig,cex=0.5,srt=-90+(-2*p[i]*180)%%180)
  }
  if(z[i]%%1 != 0 & p[i]>0.5 & p[i]<0.97){
    text(0.85*sin(2*pi*p[i]),0.85*cos(2*pi*p[i]),mu+abs(z[i])*sig,cex=0.5,srt=-90+(-2*p[i]*180)%%180)
  }
}

for(pp in 1:99/100){
  lines(c(1,1.03)*sin(2*pi*pp),c(1,1.03)*cos(2*pi*pp))
  text(1.08*sin(2*pi*pp),1.08*cos(2*pi*pp),pp,cex=0.5,srt=-90+(-2*pp*180)%%180)
}

arrows(-0.7,-0.1,0.7,0.1,lwd=3)
polygon(0.03*sin(theta),0.03*cos(theta),col=rgb(0,0,0))

pp = c(0,0.02,0.14,0.34,0.34,0.14,0.02)
pp2 = cumsum(pp)
p = L[4]/2
text(1.2*sin(p*2*pi),1.2*cos(p*2*pi),L[4],cex=1,srt=-90+(90-2*p*180)%%180)
a = 0+0.001
b = L[4]-0.001
p2 = seq(a,b,0.001)
lines(c(1.13*sin(a*2*pi),1.16*sin(p2*2*pi),1.13*sin(b*2*pi)),
      c(1.13*cos(a*2*pi),1.16*cos(p2*2*pi),1.13*cos(b*2*pi)),lwd=2)
## ---- chunk 19
z = seq(-3,3,length.out=1000)
p = pnorm(z)
plot(z,p,type="l",lwd=2,ylab="cumulative proportion",xlab="measurement",axes=F,ylim=c(0,1),xlim=c(-3.8,3.8))
axis(1,at=-3:3,labels=mu+(-3):3*sig)
axis(3,at=-3:3,labels=mu+(-3):3*sig)
axis(2,at=seq(0,1,0.1))
axis(4,at=seq(0,1,0.1))
abline(v=seq(-3,3,.1),col=rgb(0.7,0.7,0.7))
abline(h=0:100/100,col=rgb(0.7,0.7,0.7))
abline(h=0:20/20,col=rgb(0.5,0.5,0.5))
abline(h=0:10/10,col=rgb(0.3,0.3,0.3))
abline(v=seq(-3,3,1),col=rgb(0.3,0.3,0.3))
lines(z,pnorm(z),lwd=6)
for(i in 1:6){
  z1 = -4+i
  z2 = -3+i
  z3 = seq(z1,z2,0.001)
  lines(z3,pnorm(z3),col=rgb(1,1,1),lwd=3)
  lines(z3,pnorm(z3),col=cols[i],lwd=3)
}

z = seq(-3,3,1)

adjx = c(0,0,0,0,1,1,0.8)
adjy = c(1.2,0.8,0.5,1,0.5,0.3,-0.5)

for(i in 1:7){
  points(z[i],pnorm(z[i]),pch=20,cex=2)
}

lines(-c(3.2,3.4,3.3,3.3,3.2,3.4),c(rep(0,3),rep(L[4],3)),col=rgb(0,0.3,0),lwd=3)
lines(c(3.2,3.4,3.3,3.3,3.2,3.4),c(rep(0,3),rep(L[4],3)),col=rgb(0,0.3,0),lwd=3)
text(-3.7,L[4]/2,L[4],col=rgb(0,0.3,0),cex=0.8)
text(3.7,L[4]/2,L[4],col=rgb(0,0.3,0),cex=0.8)
lines(c(rep(-3,3),rep(zc[4],3)),-c(0.01,0.03,0.02,0.02,0.01,0.03),col=rgb(0,0.3,0),lwd=3)
lines(c(rep(-3,3),rep(zc[4],3)),c(1.01,1.03,1.02,1.02,1.01,1.03),col=rgb(0,0.3,0),lwd=3)
points(zc[4],pnorm(zc[4]),pch=20)
text(zc[4],pnorm(zc[4]),sprintf("  (%d, %.2f)  ",mu+zc[4]*sig,L[4]),adj=1*(L[4]>0.5))

## ---- chunk 20
z = seq(-3,3,0.01)
yl = seq(0,0.4,0.05)
zl = seq(-3,3,0.2)
plot(z,dnorm(z),type="l",axes=F,ylab="density",xlab="measurement",lwd=4,ylim=c(0,0.5))
axis(1,at=(-3):3,labels=mu+(-3):3*sig)
abline(h=0)
for(z in (-3):3){
  lines(c(z,z),c(0,dnorm(z)))
}
for(z in zl){
  lines(c(z,z),c(0,0.4),lty=2,col=rgb(0.5,0.5,0.5))
}
for(y in yl){
  lines(c(-3,3),c(y,y),lty=2,col=rgb(0.5,0.5,0.5))
}
cols = c(rgb(0,0,0.5,0.4),rgb(0,0.5,0,0.4),rgb(0.5,0,0,0.4),rgb(0,0.5,0.5,0.4),rgb(0.5,0.5,0,0.4),rgb(0.5,0,0.5,0.4))
col2 = c(rgb(0,0,0.3),rgb(0,0.3,0),rgb(0.3,0,0),rgb(0,0.3,0.3),rgb(0.3,0.3,0),rgb(0.3,0,0.3))

for(i in (zc[5]):2){
  zz = seq(i,i+1,0.01)
  polygon(c(i,zz,i+1),c(0,dnorm(zz),0),col=cols[i+4])
  text(i+0.5,0.225,round(pnorm(i+1)-pnorm(i),2),col=col2[i+4],cex=1.6)
}

lines(z,dnorm(z),lwd=4)

lines(c(zc[5],zc[5],3,3),c(0.42,0.43,0.43,0.42),lwd=2)
text((3+zc[5])/2,0.48,R[5],cex=1.5)
## ---- chunk 21
par(mar=c(0,0,0,0))
theta=seq(0,2*pi,length.out=1000)
plot(sin(theta),cos(theta),type="l",ann=F,axes=F,xlim=c(-1.2,1.2),ylim=c(-1.2,1.2))

pp = c(0,0.02,0.14,0.34,0.34,0.14,0.02)
pp2 = cumsum(pp)
for(i in (zc[5]+4):6){
  p1 = pp2[i]
  p2 = pp2[i+1]
  p = seq(p1,p2,0.001)
  polygon(c(0,sin(p*2*pi),0),c(0,cos(p*2*pi),0),col=cols[i],lty=0)
}

z = seq(-2,2,1)
y = 1.775*z*pi/6 + 0.1123*tan(z*pi/6) #distort the normal to match the 68-96-100 "rule"
p = pnorm(y)

for(i in 1:5){
  lines(c(0.88,1)*sin(2*pi*p[i]),c(0.88,1)*cos(2*pi*p[i]),lw=3)
  lines(c(0,0.6)*sin(2*pi*p[i]),c(0,0.6)*cos(2*pi*p[i]))
  if(i != 3){
  text(0.74*sin(2*pi*p[i]),0.74*cos(2*pi*p[i]),mu+(i-3)*sig,srt=-90+(-2*p[i]*180)%%180)
  } else {
    text(0.74*sin(2*pi*p[i]),0.74*cos(2*pi*p[i]),mu,cex=1.2)
  }
}

lines(c(0,0),c(0.88,1),lwd=4)
lines(c(0,0),c(0,0.6))
text(0,0.74,sprintf("%d or %d",mu-3*sig,mu+3*sig),srt=90)

z = seq(-3,3,.5)
y = 1.775*z*pi/6 + 0.1123*tan(z*pi/6)
p = pnorm(y)
for(pp in p){
  lines(c(0.92,1)*sin(2*pi*pp),c(0.92,1)*cos(2*pi*pp))
}

z = seq(-3,3,.1)
y = 1.775*z*pi/6 + 0.1123*tan(z*pi/6)
p = pnorm(y)
for(i in 1:length(z)){
  lines(c(0.95,1)*sin(2*pi*p[i]),c(0.95,1)*cos(2*pi*p[i]))
  if(z[i]%%1 != 0 & p[i]<0.5 & p[i]>0.03){
    text(0.85*sin(2*pi*p[i]),0.85*cos(2*pi*p[i]),mu-abs(z[i])*sig,cex=0.5,srt=-90+(-2*p[i]*180)%%180)
  }
  if(z[i]%%1 != 0 & p[i]>0.5 & p[i]<0.97){
    text(0.85*sin(2*pi*p[i]),0.85*cos(2*pi*p[i]),mu+abs(z[i])*sig,cex=0.5,srt=-90+(-2*p[i]*180)%%180)
  }
}

for(pp in 1:99/100){
  lines(c(1,1.03)*sin(2*pi*pp),c(1,1.03)*cos(2*pi*pp))
  text(1.08*sin(2*pi*pp),1.08*cos(2*pi*pp),pp,cex=0.5,srt=-90+(-2*pp*180)%%180)
}

arrows(-0.7,-0.1,0.7,0.1,lwd=3)
polygon(0.03*sin(theta),0.03*cos(theta),col=rgb(0,0,0))

pp = c(0,0.02,0.14,0.34,0.34,0.14,0.02)
pp2 = cumsum(pp)
p = 1-R[5]/2
text(1.2*sin(p*2*pi),1.2*cos(p*2*pi),R[5],cex=1,srt=-90+(90-2*p*180)%%180)
a = 1-R[5]+0.001
b = 1-0.001
p2 = seq(a,b,0.001)
lines(c(1.13*sin(a*2*pi),1.16*sin(p2*2*pi),1.13*sin(b*2*pi)),
      c(1.13*cos(a*2*pi),1.16*cos(p2*2*pi),1.13*cos(b*2*pi)),lwd=2)
## ---- chunk 22
z = seq(-3,3,length.out=1000)
p = pnorm(z)
plot(z,p,type="l",lwd=2,ylab="cumulative proportion",xlab="measurement",axes=F,ylim=c(0,1),xlim=c(-3.8,3.8))
axis(1,at=-3:3,labels=mu+(-3):3*sig)
axis(3,at=-3:3,labels=mu+(-3):3*sig)
axis(2,at=seq(0,1,0.1))
axis(4,at=seq(0,1,0.1))
abline(v=seq(-3,3,.1),col=rgb(0.7,0.7,0.7))
abline(h=0:100/100,col=rgb(0.7,0.7,0.7))
abline(h=0:20/20,col=rgb(0.5,0.5,0.5))
abline(h=0:10/10,col=rgb(0.3,0.3,0.3))
abline(v=seq(-3,3,1),col=rgb(0.3,0.3,0.3))
lines(z,pnorm(z),lwd=6)
for(i in 1:6){
  z1 = -4+i
  z2 = -3+i
  z3 = seq(z1,z2,0.001)
  lines(z3,pnorm(z3),col=rgb(1,1,1),lwd=3)
  lines(z3,pnorm(z3),col=cols[i],lwd=3)
}

z = seq(-3,3,1)

adjx = c(0,0,0,0,1,1,0.8)
adjy = c(1.2,0.8,0.5,1,0.5,0.3,-0.5)

for(i in 1:7){
  points(z[i],pnorm(z[i]),pch=20,cex=2)
}

lines(-c(3.2,3.4,3.3,3.3,3.2,3.4),c(rep(L[5],3),rep(1,3)),col=rgb(0,0.3,0),lwd=3)
lines(c(3.2,3.4,3.3,3.3,3.2,3.4),c(rep(L[5],3),rep(1,3)),col=rgb(0,0.3,0),lwd=3)
text(-3.7,1-R[5]/2,R[5],col=rgb(0,0.3,0),cex=0.8)
text(3.7,1-R[5]/2,R[5],col=rgb(0,0.3,0),cex=0.8)
lines(c(rep(zc[5],3),rep(3,3)),-c(0.01,0.03,0.02,0.02,0.01,0.03),col=rgb(0,0.3,0),lwd=3)
lines(c(rep(zc[5],3),rep(3,3)),c(1.01,1.03,1.02,1.02,1.01,1.03),col=rgb(0,0.3,0),lwd=3)
points(zc[5],pnorm(zc[5]),pch=20)
text(zc[5],pnorm(zc[5]),sprintf("  (%d, %.2f)  ",mu+zc[5]*sig,L[5]),adj=1*(L[5]>0.5))

## ---- chunk 23
z = seq(-3,3,0.01)
yl = seq(0,0.4,0.05)
zl = seq(-3,3,0.2)
plot(z,dnorm(z),type="l",axes=F,ylab="density",xlab="measurement",lwd=4,ylim=c(0,0.5))
axis(1,at=(-3):3,labels=mu+(-3):3*sig)
abline(h=0)
for(z in (-3):3){
  lines(c(z,z),c(0,dnorm(z)))
}
for(z in zl){
  lines(c(z,z),c(0,0.4),lty=2,col=rgb(0.5,0.5,0.5))
}
for(y in yl){
  lines(c(-3,3),c(y,y),lty=2,col=rgb(0.5,0.5,0.5))
}
cols = c(rgb(0,0,0.5,0.4),rgb(0,0.5,0,0.4),rgb(0.5,0,0,0.4),rgb(0,0.5,0.5,0.4),rgb(0.5,0.5,0,0.4),rgb(0.5,0,0.5,0.4))
col2 = c(rgb(0,0,0.3),rgb(0,0.3,0),rgb(0.3,0,0),rgb(0,0.3,0.3),rgb(0.3,0.3,0),rgb(0.3,0,0.3))

for(i in (-zc[6]):(zc[6]-1)){
  zz = seq(i,i+1,0.01)
  polygon(c(i,zz,i+1),c(0,dnorm(zz),0),col=cols[i+4])
  text(i+0.5,0.225,round(pnorm(i+1)-pnorm(i),2),col=col2[i+4],cex=1.6)
}

lines(z,dnorm(z),lwd=4)

lines(c(-zc[6],-zc[6],zc[6],zc[6]),c(0.42,0.43,0.43,0.42),lwd=2)
text(0,0.48,C[6],cex=1.5)
## ---- chunk 24
par(mar=c(0,0,0,0))
theta=seq(0,2*pi,length.out=1000)
plot(sin(theta),cos(theta),type="l",ann=F,axes=F,xlim=c(-1.2,1.2),ylim=c(-1.2,1.2))

pp = c(0,0.02,0.14,0.34,0.34,0.14,0.02)
pp2 = cumsum(pp)
for(i in (-zc[6]+4):(zc[6]+3)){
  p1 = pp2[i]
  p2 = pp2[i+1]
  p = seq(p1,p2,0.001)
  polygon(c(0,sin(p*2*pi),0),c(0,cos(p*2*pi),0),col=cols[i],lty=0)
}

z = seq(-2,2,1)
y = 1.775*z*pi/6 + 0.1123*tan(z*pi/6) #distort the normal to match the 68-96-100 "rule"
p = pnorm(y)

for(i in 1:5){
  lines(c(0.88,1)*sin(2*pi*p[i]),c(0.88,1)*cos(2*pi*p[i]),lw=3)
  lines(c(0,0.6)*sin(2*pi*p[i]),c(0,0.6)*cos(2*pi*p[i]))
  if(i != 3){
  text(0.74*sin(2*pi*p[i]),0.74*cos(2*pi*p[i]),mu+(i-3)*sig,srt=-90+(-2*p[i]*180)%%180)
  } else {
    text(0.74*sin(2*pi*p[i]),0.74*cos(2*pi*p[i]),mu,cex=1.2)
  }
}

lines(c(0,0),c(0.88,1),lwd=4)
lines(c(0,0),c(0,0.6))
text(0,0.74,sprintf("%d or %d",mu-3*sig,mu+3*sig),srt=90)

z = seq(-3,3,.5)
y = 1.775*z*pi/6 + 0.1123*tan(z*pi/6)
p = pnorm(y)
for(pp in p){
  lines(c(0.92,1)*sin(2*pi*pp),c(0.92,1)*cos(2*pi*pp))
}

z = seq(-3,3,.1)
y = 1.775*z*pi/6 + 0.1123*tan(z*pi/6)
p = pnorm(y)
for(i in 1:length(z)){
  lines(c(0.95,1)*sin(2*pi*p[i]),c(0.95,1)*cos(2*pi*p[i]))
  if(z[i]%%1 != 0 & p[i]<0.5 & p[i]>0.03){
    text(0.85*sin(2*pi*p[i]),0.85*cos(2*pi*p[i]),mu-abs(z[i])*sig,cex=0.5,srt=-90+(-2*p[i]*180)%%180)
  }
  if(z[i]%%1 != 0 & p[i]>0.5 & p[i]<0.97){
    text(0.85*sin(2*pi*p[i]),0.85*cos(2*pi*p[i]),mu+abs(z[i])*sig,cex=0.5,srt=-90+(-2*p[i]*180)%%180)
  }
}

for(pp in 1:99/100){
  lines(c(1,1.03)*sin(2*pi*pp),c(1,1.03)*cos(2*pi*pp))
  text(1.08*sin(2*pi*pp),1.08*cos(2*pi*pp),pp,cex=0.5,srt=-90+(-2*pp*180)%%180)
}

arrows(-0.7,-0.1,0.7,0.1,lwd=3)
polygon(0.03*sin(theta),0.03*cos(theta),col=rgb(0,0,0))

pp = c(0,0.02,0.14,0.34,0.34,0.14,0.02)
pp2 = cumsum(pp)
p = 0.5
text(1.2*sin(p*2*pi),1.2*cos(p*2*pi),C[6],cex=1,srt=-90+(90-2*p*180)%%180)
a = 0.5-C[6]/2+0.001
b = 0.5+C[6]/2-0.001
p2 = seq(a,b,0.001)
lines(c(1.13*sin(a*2*pi),1.16*sin(p2*2*pi),1.13*sin(b*2*pi)),
      c(1.13*cos(a*2*pi),1.16*cos(p2*2*pi),1.13*cos(b*2*pi)),lwd=2)
## ---- chunk 25
z = seq(-3,3,length.out=1000)
p = pnorm(z)
plot(z,p,type="l",lwd=2,ylab="cumulative proportion",xlab="measurement",axes=F,ylim=c(0,1),xlim=c(-3.8,3.8))
axis(1,at=-3:3,labels=mu+(-3):3*sig)
axis(3,at=-3:3,labels=mu+(-3):3*sig)
axis(2,at=seq(0,1,0.1))
axis(4,at=seq(0,1,0.1))
abline(v=seq(-3,3,.1),col=rgb(0.7,0.7,0.7))
abline(h=0:100/100,col=rgb(0.7,0.7,0.7))
abline(h=0:20/20,col=rgb(0.5,0.5,0.5))
abline(h=0:10/10,col=rgb(0.3,0.3,0.3))
abline(v=seq(-3,3,1),col=rgb(0.3,0.3,0.3))
lines(z,pnorm(z),lwd=6)
for(i in 1:6){
  z1 = -4+i
  z2 = -3+i
  z3 = seq(z1,z2,0.001)
  lines(z3,pnorm(z3),col=rgb(1,1,1),lwd=3)
  lines(z3,pnorm(z3),col=cols[i],lwd=3)
}

z = seq(-3,3,1)

adjx = c(0,0,0,0,1,1,0.8)
adjy = c(1.2,0.8,0.5,1,0.5,0.3,-0.5)

for(i in 1:7){
  points(z[i],pnorm(z[i]),pch=20,cex=2)
}

lines(-c(3.2,3.4,3.3,3.3,3.2,3.4),c(rep(R[6],3),rep(L[6],3)),col=rgb(0,0.3,0),lwd=3)
lines(c(3.2,3.4,3.3,3.3,3.2,3.4),c(rep(R[6],3),rep(L[6],3)),col=rgb(0,0.3,0),lwd=3)
text(-3.7,0.52,C[6],col=rgb(0,0.3,0),cex=0.9)
text(3.7,0.52,C[6],col=rgb(0,0.3,0),cex=0.9)
lines(c(rep(-zc[6],3),rep(zc[6],3)),-c(0.01,0.03,0.02,0.02,0.01,0.03),col=rgb(0,0.3,0),lwd=3)
lines(c(rep(-zc[6],3),rep(zc[6],3)),c(1.01,1.03,1.02,1.02,1.01,1.03),col=rgb(0,0.3,0),lwd=3)
points(zc[6],pnorm(zc[6]),pch=20)
points(-zc[6],pnorm(-zc[6]),pch=20)
text(-zc[6],-pnorm(zc[6]),sprintf("  (%d, %.2f)  ",mu-zc[6]*sig,R[6]),adj=1*(R[6]>0.5))
text(zc[6],pnorm(zc[6]),sprintf("  (%d, %.2f)  ",mu+zc[6]*sig,L[6]),adj=1*(L[6]>0.5))
